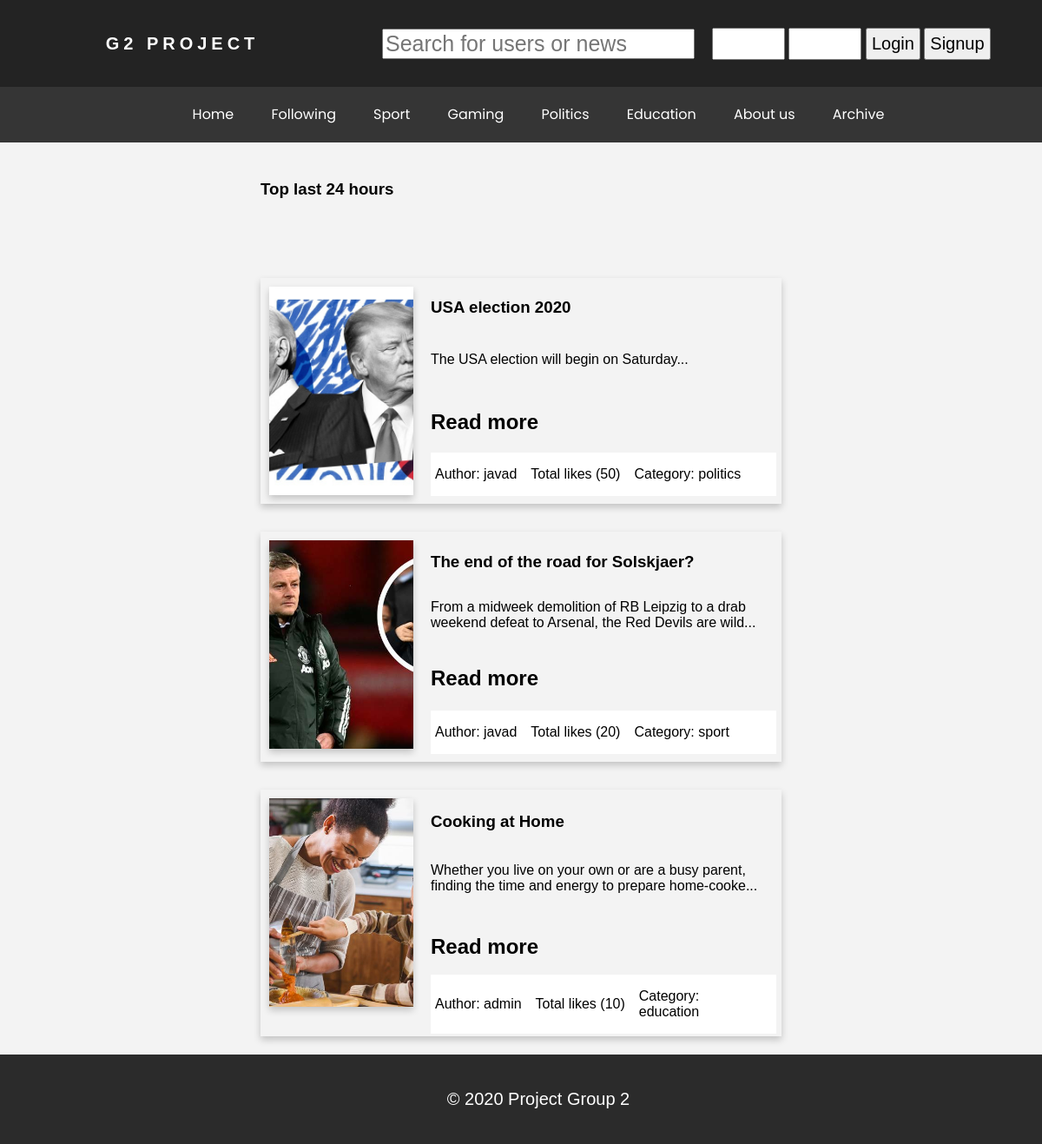
The app's page /home.php with its own data.
### tables this page shows
CREATE TABLE News (newsId INTEGER PRIMARY KEY AUTOINCREMENT NOT NULL, title VARCHAR, image VARCHAR, content VARCHAR, category VARCHAR REFERENCES Categorys (category), userId INTEGER REFERENCES Users (id), postDate DATE NOT NULL, rating INTEGER DEFAULT (0));

CREATE TABLE Users (id INTEGER PRIMARY KEY AUTOINCREMENT, username varchar (30) UNIQUE NOT NULL, password varchar (30) NOT NULL, admin bool DEFAULT (0), email varchar (30) UNIQUE NOT NULL, picture varchar (30));

### home.php (the view, shortened to what this page needs)
<?php
	include("inc/header.php");
?>
	<div id="content">
		<?php
			$query="SELECT * FROM News WHERE   postDate >= datetime('now','-1 day') order by rating DESC limit 10";
			$statement=$db->prepare($query);
			$statement->execute();
			$color="black";?>
			<div><h3>Top last 24 hours</h3>
			</div>
			<?php while($result=$statement->fetch())
			{ ?>
				<?php $post_username = $db1->querySingle("select username from Users where id='{$result['userId']}'");?>
				<div class="totalNews">
					<div class="newsImages">
						<div class='images1'><img src="<?=$result['image']?>"/></div>
					</div>
					<div class="newsContents">
						<div><h3><?=$result['title']?></h3></div>
						<div><p><?= substr_replace($result['content'], "...", 100) ?></p></div>
						<div><a style="color:black" href="news.php?q=<?php echo $result['newsId'];?>"><h2>Read more</h2></a></div>
						<div class="author">
							<div><p>Author: <?php echo $post_username; ?></p></div>
							<div><p>Total likes (<?= $result['rating'] ?>)</p></div>
							<div><p>Category: <?php echo $result['category']; ?></p></div>
						</div>
					</div>
				</div>
		<?php } ?>
	</div>
<?php
	include("inc/footer.php");
?>

### style/header.css (style rules this page uses)
html { background:#f3f3f3; font-family:arial; overflow-x:hidden; }
body { position:relative; min-height: 100vh; margin:0; padding:0; padding-bottom:100px; }
a { text-decoration:none; color:white; }
@media screen and (max-width:1500px) { body { overflow-x:hidden; } }

### style/news.css (style rules this page uses)
#content { margin:0 auto; width:50%; display:grid; grid-template-columns:100%; justify-content:center; grid-gap:2rem; grid-auto-rows:minmax(100px,auto); margin-top:2%; margin-bottom: 2%; }
#content >div { transition: 0.3s; }

### style/home.css (style rules this page uses)
#content { margin:0 auto; height:auto; margin-top:2%; margin-bottom: 2%; }
.totalNews { display:grid; grid-template-columns: 31% 69%; box-shadow: 0 4px 8px 0 rgba(0,0,0,0.2); }
.newsImages { grid-template-columns: 100%; padding:10px; }
.images1>img { max-height:100%; max-width:100%; display:block; box-shadow: 0 4px 8px 0 rgba(0,0,0,0.2); width: 371px; height: 240px; object-fit: cover; }
.newsContents { display:grid; grid-template-rows: 20% 30% 30% 20%; align-items: center; padding:10px; width:100%; word-wrap: break-word; }
.author { display:grid; grid-template-columns:auto auto auto auto; grid-auto-flow: column; justify-content: start; align-items: center; grid-gap:1rem; background:white; Padding-left:5px; width:95%; }

### records on screen
news: image (picture), title "USA election 2020", content "The USA election will begin on Saturday...", userId.username "javad", rating "50", category "politics"
news: image (picture), title "The end of the road for Solskjaer?", content "From a midweek demolition of RB Leipzig to a drab weekend defeat to Arsenal, the Red Devils are wild...", userId.username "javad", rating "20", category "sport"
news: image (picture), title "Cooking at Home", content "Whether you live on your own or are a busy parent, finding the time and energy to prepare home-cooke...", userId.username "admin", rating "10", category "education"
